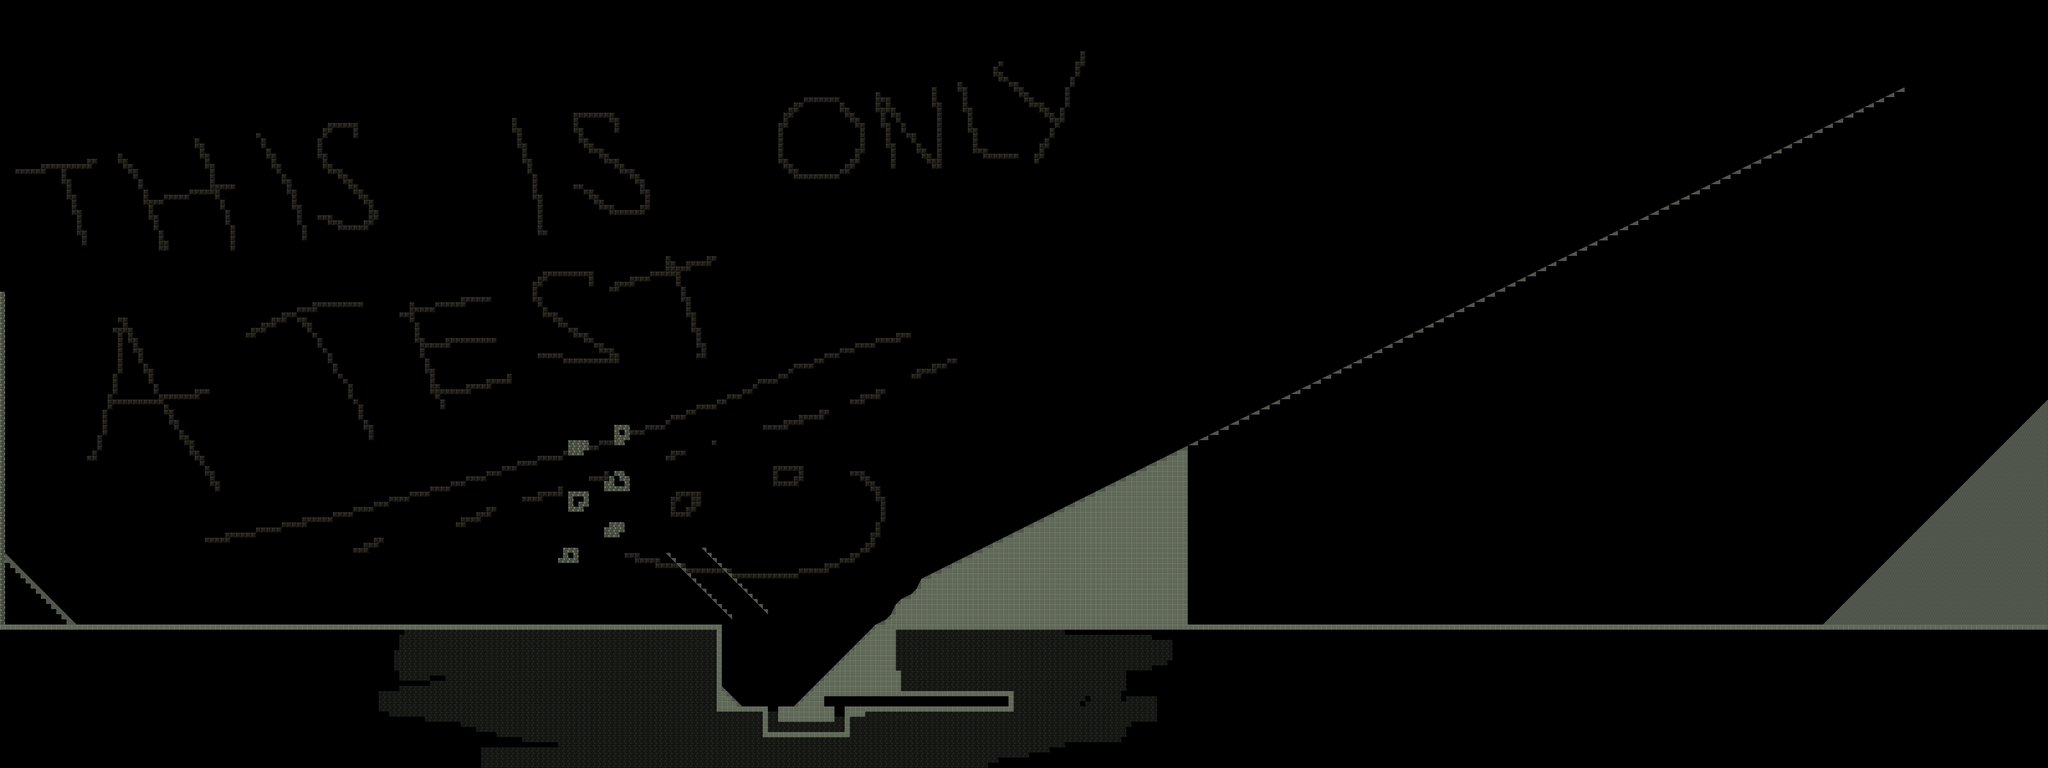

A 2D game scene composited from a Tiled map and its tileset images. What follows is a short description and the map's XML, with each tile layer's data collapsed to a summary:
An orthogonal 400x150 tile map with 20x20 px tiles, 4 tile layers (tilesbg, tiles, tilesdetail, ooze), 5 tilesets and 2 objects (goal, player).

<map version="1.0" orientation="orthogonal" renderorder="right-down" width="400" height="150" tilewidth="20" tileheight="20" nextobjectid="98">
 <tileset firstgid="1" name="tiles" tilewidth="20" tileheight="20" tilecount="144" columns="12">
  <image source="../images/tilemaps/tiles.png" width="240" height="240" />
 </tileset>
 <tileset firstgid="145" name="tilesbg" tilewidth="20" tileheight="20" tilecount="96" columns="12">
  <image source="../images/tilemaps/tilesbg.png" width="240" height="160" />
  <terraintypes>
   <terrain name="TilesBGDirtToBlack" tile="-1" />
   <terrain name="TilesBGStoneToBlack" tile="-1" />
  </terraintypes>
  <tile id="60" terrain="0,0,0," />
  <tile id="61" terrain="0,0,," />
  <tile id="62" terrain="0,0,,0" />
  <tile id="69" terrain="1,1,1," />
  <tile id="70" terrain="1,1,," />
  <tile id="71" terrain="1,1,,1" />
  <tile id="72" terrain="0,,0," />
  <tile id="73" terrain="0,0,0,0" />
  <tile id="74" terrain=",0,,0" />
  <tile id="75" terrain=",,,0" />
  <tile id="76" terrain=",,0," />
  <tile id="79" terrain=",,,1" />
  <tile id="80" terrain=",,1," />
  <tile id="81" terrain="1,,1," />
  <tile id="82" terrain="1,1,1,1" />
  <tile id="83" terrain=",1,,1" />
  <tile id="84" terrain="0,,0,0" />
  <tile id="85" terrain=",,0,0" />
  <tile id="86" terrain=",0,0,0" />
  <tile id="87" terrain=",0,," />
  <tile id="88" terrain="0,,," />
  <tile id="91" terrain=",1,," />
  <tile id="92" terrain="1,,," />
  <tile id="93" terrain="1,,1,1" />
  <tile id="94" terrain=",,1,1" />
  <tile id="95" terrain=",1,1,1" />
 </tileset>
 <tileset firstgid="241" name="ooze" tilewidth="20" tileheight="20" tilecount="8" columns="8">
  <image source="../images/tilemaps/ooze.png" width="160" height="20" />
 </tileset>
 <tileset firstgid="249" name="tilesdetail" tilewidth="20" tileheight="20" tilecount="100" columns="10">
  <image source="../images/tilemaps/tilesdetail.png" width="200" height="200" />
 </tileset>
 <tileset firstgid="349" name="props" tilewidth="64" tileheight="64" tilecount="3" columns="0">
  <tile id="0">
   <image width="33" height="29" source="../images/sign.png" />
  </tile>
  <tile id="1">
   <image width="32" height="64" source="../images/stalactite.png" />
  </tile>
  <tile id="2">
   <image width="64" height="32" source="../images/tut_move.png" />
  </tile>
 </tileset>
 <layer name="tilesbg" width="400" height="150">
  <data>[60000 cells, 4174 non-empty, 3 distinct tile ids]</data>
 </layer>
 <layer name="tiles" width="400" height="150">
  <data>[60000 cells, 3220 non-empty, 10 distinct tile ids]</data>
 </layer>
 <layer name="tilesdetail" width="400" height="150">
  <data>[60000 cells, 0 non-empty, 0 distinct tile ids]</data>
 </layer>
 <objectgroup name="Object Layer 1">
  <object id="60" type="goal" x="2453.33" y="2248" />
  <object id="62" type="player" x="60.4815" y="35.633" />
 </objectgroup>
 <layer name="ooze" width="400" height="150">
  <data>[60000 cells, 0 non-empty, 0 distinct tile ids]</data>
 </layer>
</map>
